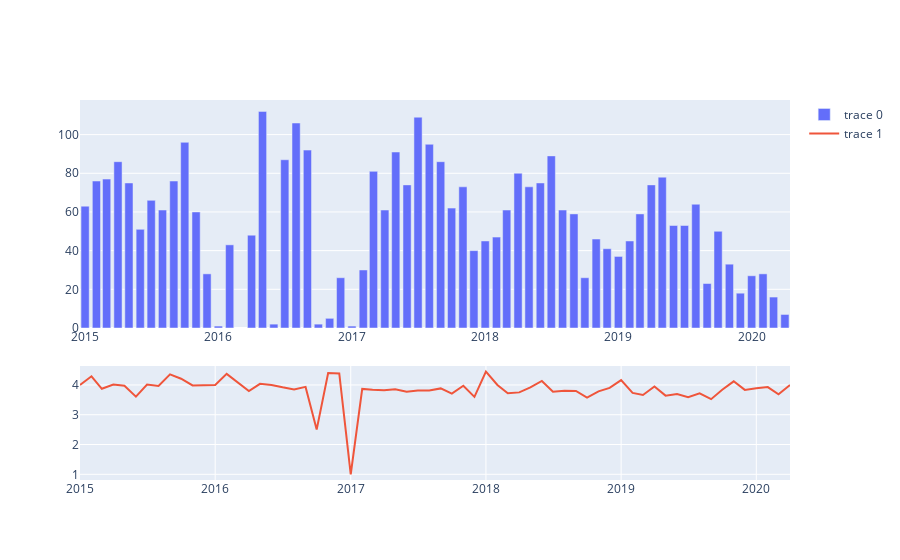

The notebook cell saved with this chart:
### Markdown cell above
### General Plot

### Code cell
df_chevrolet_plot = df_chevrolet.groupby(by='year_month').mean().reset_index()
df_chevrolet_plot_review = df_chevrolet_plot[['year_month','review']]
df_chevrolet_plot_review['count_'] = df_chevrolet.groupby(by='year_month').count().reset_index()['date']

fig = make_subplots(rows=2, cols=1, row_heights=[2, 1],vertical_spacing=0.1)
fig.add_trace(go.Bar(x=df_chevrolet_plot_review.year_month, y=df_chevrolet_plot_review.count_,),row=1, col=1)
fig.add_trace(go.Scatter(x=df_chevrolet_plot_review.year_month, y=df_chevrolet_plot_review.review),row=2, col=1)
fig.show()
